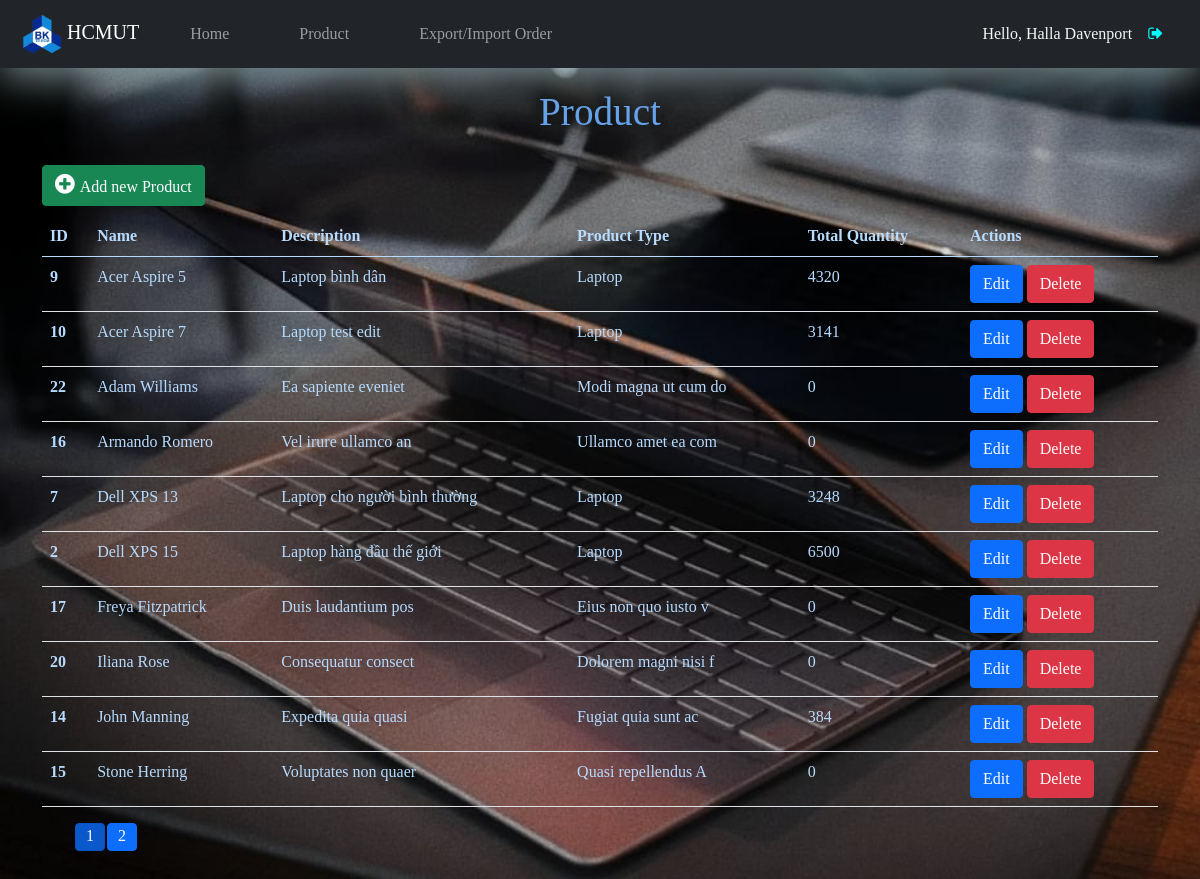
/product.php (signed in), run on the app's committed database.
### tables this page shows
CREATE TABLE `staff` (
  `id` int(10) UNSIGNED NOT NULL,
  `roleID` int(11) NOT NULL,
  `name` varchar(150) NOT NULL,
  `address` varchar(255) NOT NULL,
  `phone_number` varchar(20) NOT NULL,
  `email` varchar(255) NOT NULL,
  `username` varchar(100) NOT NULL,
  `password` varchar(255) NOT NULL
);

CREATE TABLE `product` (
  `id` int(10) UNSIGNED NOT NULL,
  `name` varchar(100) NOT NULL,
  `description` text NOT NULL,
  `product_type` varchar(100) NOT NULL,
  `quantity` int(10) UNSIGNED NOT NULL
);

### product.php (the view, shortened to what this page needs)
<?php include('partials-front/menu.php')?>
    <div class="container-fluid">
        <h3 class='text-center' style='color: #65a2eb;'>Product</h3>
    </div>
    <div class="container-xl" style="margin-top: 10px; margin-bottom: 50px;">
        <button class="btn btn-success" style="margin-bottom: 10px;"><a href="<?php echo SITE_URL; ?>add-product.php" class="text-decoration-none text-white"><i class="fa fa-plus-circle" style="font-size: 23px; padding-right: 5px;"></i>Add new Product</a></button>
        <div class='table-responsive-xl'>
            <table class="table" style="color: #b6dbff;">
                <thead>
                    <tr>
                        <th scope="col">ID</th>
                        <th scope="col">Name</th>
                        <th scope="col">Description</th>
                        <th scope="col">Product Type</th>
                        <th scope="col">Total Quantity</th>
                        <th scope="col">Actions</th>
                    </tr>
                </thead>
                <tbody>
                    <?php
                        $sql = "SELECT * from product ORDER BY name ASC";
                        $res = mysqli_query($conn, $sql);
                        $count = mysqli_num_rows($res);
                        if($count > 0)
                        {
                            while($row = mysqli_fetch_assoc($res))
                            {
                                $product_id = $row['id'];
                                $product_name = $row['name'];
                                $product_description = $row['description'];
                                $product_type = $row['product_type'];
                                $product_quantity = $row['quantity'];
                                ?>
                                <tr class="res d-none">
                                    <th scope="row"><?php echo $product_id; ?></th>
                                    <td><a href="<?php echo SITE_URL; ?>show.php?id=<?php echo $product_id; ?>" class="text-decoration-none product-name" style="color: #b6dbff;"><?php echo $product_name; ?></a></td>
                                    <td><?php echo $product_description; ?></td>
                                    <td><?php echo $product_type; ?></td>
                                    <td><?php echo $product_quantity; ?></td>
                                    <td>
                                        <a href="<?php echo SITE_URL; ?>edit-product.php?id=<?php echo $product_id; ?>" class="btn btn-primary" type="button">Edit</a>
                                        <a href="<?php echo SITE_URL; ?>delete-product.php?id=<?php echo $product_id; ?>" class="btn btn-danger" type="button">Delete</a>
                                    </td>
                                </tr>
                                <?php
                            }
                        }
                        else
                        {
                        }
                    ?>
                </tbody>
            </table>
            <ul id="PageFragment">
                    <?php
                    if(ceil($count / 10) >= 2)
                    {
                        echo "<li class='btn btn-primary active' onclick='changePage(1)'>1</li>";
                    for($i = 2; $i <= ceil($count / 10) && $i <= 6;$i++){
                        echo "<li class='btn btn-primary' onclick='changePage(".$i.")'>".$i."</li>";
                    }
                    }
                    ?>
            </ul>
        </div>
    </div>
<?php include('partials-front/footer.php'); ?>

### partials-front/menu.php (shortened to what this page needs)
<?php include('config/constants.php'); ?>
<?php
    if(!isset($_SESSION['userID']) && !isset($_SESSION['roleID']))
    {
        $_SESSION['login'] = "<div class='text-danger'>Please login!</div>";
        header('location:'.SITE_URL.'login.php');
    }
    else
    {
        $userID = $_SESSION['userID'];
        $sql = "SELECT * from staff WHERE id = $userID";
        $res = mysqli_query($conn, $sql);
        if(mysqli_num_rows($res) == 1)
        {
            $row = mysqli_fetch_assoc($res);
            $name = $row['name'];
        }
        else
        {
            header('location:'.SITE_URL.'logout.php');
        }
    }
?>
<!DOCTYPE html>
<html lang="en">
<head>
    <link rel="stylesheet" href="https://cdnjs.cloudflare.com/ajax/libs/font-awesome/4.7.0/css/font-awesome.min.css">
    <link href="https://cdn.jsdelivr.net/npm/bootstrap@5.0.2/dist/css/bootstrap.min.css" rel="stylesheet">
    <link rel="stylesheet" href="public/css/style.css">
</head>
<body>
    <nav class="navbar navbar-expand-lg navbar-dark bg-dark nav">
        <div class="container-fluid">
            <a class="navbar-brand" href="hcmut.php">
                <img src="public/image/bk.png" alt="logo_BK" width="40" height="40" style="margin-left: 10px;">
                HCMUT</a>
            <div class="collapse navbar-collapse" id="navbarSupportedContent">
                <ul class="navbar-nav me-auto mb-2 mb-lg-0">
                <li class="nav-item">
                    <a class="nav-link" aria-current="page" href="<?php echo SITE_URL; ?>home.php">Home</a>
                </li>
                <li class="nav-item">
                    <a class="nav-link" href="<?php echo SITE_URL; ?>product.php">Product</a>
                </li>
                <li class="nav-item">
                    <a class="nav-link" href="<?php echo SITE_URL; ?>order.php">Export/Import Order</a>
                </li>
                </ul>
                <li class="dropdown" style="float: right">
                    <a class="nav-link" style="color: whitesmoke; cursor: crosshair;" id="navbarDropdown" role="button" data-bs-toggle="dropdown" aria-expanded="false">
                    Hello, <?php echo $name; ?>
                    </a>
                </li>
                <a href="<?php echo SITE_URL; ?>logout.php"><i class="fa fa-sign-out" style="color: cyan; margin-right: 25px;" aria-hidden="true"></i></a>
            </div>
        </div>
    </nav>

### partials-front/footer.php (shortened to what this page needs)
</body>
</html>

### public/css/style.css (style rules this page uses)
body { justify-content: center; align-items: center; font-family: "Baloo Tammudu 2"; }
.nav { position: relative; box-shadow: 0 10px 40px rgba(150, 174, 178, 0.8); }
.nav-item { color: #83818c; padding: 6px 20px; text-decoration: none; transition: 0.3s; margin: 0 7px; z-index: 1; position: relative; }
.nav-item:before { content: ''; position: absolute; bottom: -7px; left: 0px; width: 100%; height: 5px; background-color: #9bd4ee; border-radius: 8px 8px 0 0; opacity: 0; transition: 0.3s; }
.h3, h3 { margin-top: 20px; margin-bottom: 30px; font-size: calc(2rem + .6vw); }
#PageFragment li { padding: 0; width: 30px; height: 28px; margin: 0 1px; }

### partials-front/menu.php (style rules this page uses)
body { background-image: url('public/image/background.png'); background-repeat: no-repeat; background-size: cover; background-attachment: fixed; }

### data on the page
staff: name "Halla Davenport"
product: id "9", name "Acer Aspire 5", description "Laptop bình dân", product_type "Laptop", quantity "4320"
product: id "10", name "Acer Aspire 7", description "Laptop test edit", product_type "Laptop", quantity "3141"
product: id "22", name "Adam Williams", description "Ea sapiente eveniet", product_type "Modi magna ut cum do", quantity "0"
product: id "16", name "Armando Romero", description "Vel irure ullamco an", product_type "Ullamco amet ea com", quantity "0"
product: id "7", name "Dell XPS 13", description "Laptop cho người bình thường", product_type "Laptop", quantity "3248"
product: id "2", name "Dell XPS 15", description "Laptop hàng đầu thế giới", product_type "Laptop", quantity "6500"
product: id "17", name "Freya Fitzpatrick", description "Duis laudantium pos", product_type "Eius non quo iusto v", quantity "0"
product: id "20", name "Iliana Rose", description "Consequatur consect", product_type "Dolorem magni nisi f", quantity "0"
product: id "14", name "John Manning", description "Expedita quia quasi", product_type "Fugiat quia sunt ac", quantity "384"
product: id "15", name "Stone Herring", description "Voluptates non quaer", product_type "Quasi repellendus A", quantity "0"
